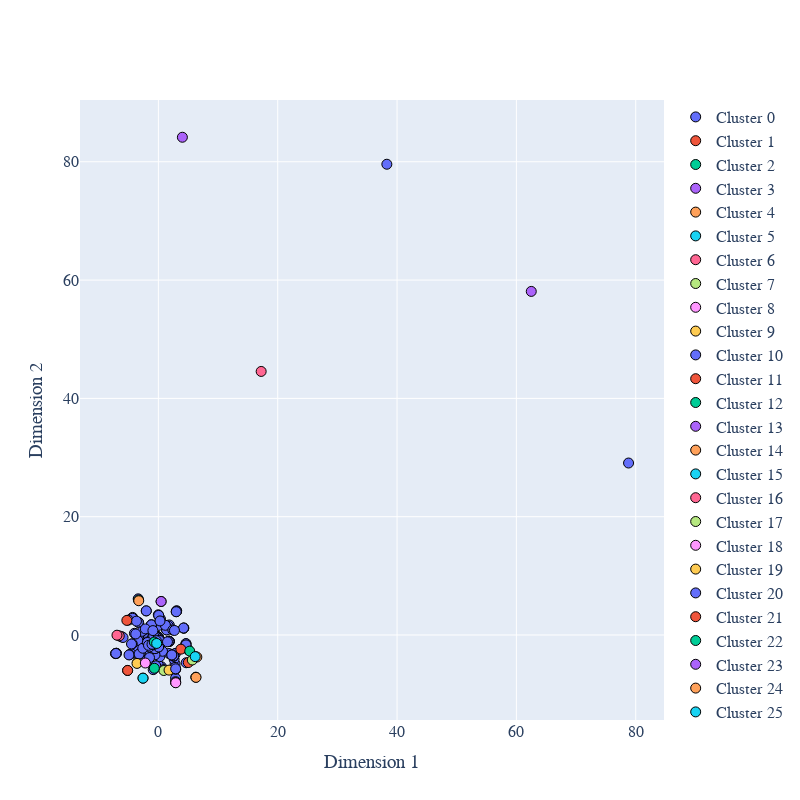

This figure's notebook cell:
### Markdown cell above
### Mean Shift TSNE

### Code cell
from sklearn.manifold import TSNE

#plotly imports
import plotly as py
import plotly.express as px
import plotly.graph_objs as go
from plotly.offline import download_plotlyjs, init_notebook_mode, plot, iplot

plotX = X.copy()

#plotly imports
import plotly as py
import plotly.express as px
import plotly.graph_objs as go
from plotly.offline import download_plotlyjs, init_notebook_mode, plot, iplot

# TSNE import
from sklearn.manifold import TSNE

#T-SNE with two principal components
TSNE_2d = TSNE(n_components=2, init='random')

clusters = ml_df['cluster_labels']
PCs_2d = pd.DataFrame(TSNE_2d.fit_transform(plotX))
PCs_2d.columns = ["PC1_2d", "PC2_2d"]
plotX['clusters'] = clusters
plotX['PC1_2d'] = PCs_2d['PC1_2d']
plotX['PC2_2d'] = PCs_2d['PC2_2d']

uniq_clusters = plotX['clusters'].unique()
uniqs = uniq_clusters.tolist()
uniqs.sort()

traces = []

for cluster in uniqs:
    cluster_data = plotX[plotX['clusters'] == cluster]

    #trace1 is for 'Cluster 0'
    trace = go.Scatter(
                        x = cluster_data["PC1_2d"],
                        y = cluster_data["PC2_2d"],
                        mode = "markers",
                        name = "Cluster " + str(cluster),
                        marker = dict(size = 10, line=dict(width=1,color='Black')),
                        text = None)

    traces.append(trace)



layout = dict(xaxis= dict(title= 'Dimension 1',zeroline= False),
              yaxis= dict(title= 'Dimension 2',zeroline= False),
              font_family="Arial",
              font = dict(size=16),
              width=800,
              height=800
             )

fig = dict(data = traces, layout = layout)

iplot(fig)

### Figure 1 — Plotly figure (JSON) as saved in the notebook; plotly's stock layout.template omitted (floating-point values rounded to 4 significant figures; data arrays with more than 128 entries replaced by an {"elided": "..."} marker saying what was removed)
{"data": [{"marker": {"line": {"color": "Black", "width": 1}, "size": 10}, "mode": "markers", "name": "Cluster 0", "type": "scatter", "x": {"elided": "162 float values"}, "y": {"elided": "162 float values"}}, {"marker": {"line": {"color": "Black", "width": 1}, "size": 10}, "mode": "markers", "name": "Cluster 1", "type": "scatter", "x": [-5.157, -5.157], "y": [-5.993, -5.993]}, {"marker": {"line": {"color": "Black", "width": 1}, "size": 10}, "mode": "markers", "name": "Cluster 2", "type": "scatter", "x": [-3.332], "y": [5.924]}, {"marker": {"line": {"color": "Black", "width": 1}, "size": 10}, "mode": "markers", "name": "Cluster 3", "type": "scatter", "x": [62.49], "y": [58.08]}, {"marker": {"line": {"color": "Black", "width": 1}, "size": 10}, "mode": "markers", "name": "Cluster 4", "type": "scatter", "x": [-3.294], "y": [5.791]}, {"marker": {"line": {"color": "Black", "width": 1}, "size": 10}, "mode": "markers", "name": "Cluster 5", "type": "scatter", "x": [2.888], "y": [-7.894]}, {"marker": {"line": {"color": "Black", "width": 1}, "size": 10}, "mode": "markers", "name": "Cluster 6", "type": "scatter", "x": [-6.562], "y": [-0.1453]}, {"marker": {"line": {"color": "Black", "width": 1}, "size": 10}, "mode": "markers", "name": "Cluster 7", "type": "scatter", "x": [6.265], "y": [-7.129]}, {"marker": {"line": {"color": "Black", "width": 1}, "size": 10}, "mode": "markers", "name": "Cluster 8", "type": "scatter", "x": [0.4533], "y": [5.665]}, {"marker": {"line": {"color": "Black", "width": 1}, "size": 10}, "mode": "markers", "name": "Cluster 9", "type": "scatter", "x": [-3.588], "y": [-4.803]}, {"marker": {"line": {"color": "Black", "width": 1}, "size": 10}, "mode": "markers", "name": "Cluster 10", "type": "scatter", "x": [-0.8717], "y": [-5.855]}, {"marker": {"line": {"color": "Black", "width": 1}, "size": 10}, "mode": "markers", "name": "Cluster 11", "type": "scatter", "x": [5.016], "y": [-4.66]}, {"marker": {"line": {"color": "Black", "width": 1}, "size": 10}, "mode": "markers", "name": "Cluster 12", "type": "scatter", "x": [-0.693], "y": [-1.19]}, {"marker": {"line": {"color": "Black", "width": 1}, "size": 10}, "mode": "markers", "name": "Cluster 13", "type": "scatter", "x": [2.906], "y": [-5.798]}, {"marker": {"line": {"color": "Black", "width": 1}, "size": 10}, "mode": "markers", "name": "Cluster 14", "type": "scatter", "x": [-2.576], "y": [-7.299]}, {"marker": {"line": {"color": "Black", "width": 1}, "size": 10}, "mode": "markers", "name": "Cluster 15", "type": "scatter", "x": [-2.578], "y": [-7.297]}, {"marker": {"line": {"color": "Black", "width": 1}, "size": 10}, "mode": "markers", "name": "Cluster 16", "type": "scatter", "x": [17.22], "y": [44.56]}, {"marker": {"line": {"color": "Black", "width": 1}, "size": 10}, "mode": "markers", "name": "Cluster 17", "type": "scatter", "x": [0.9098], "y": [-6.003]}, {"marker": {"line": {"color": "Black", "width": 1}, "size": 10}, "mode": "markers", "name": "Cluster 18", "type": "scatter", "x": [-2.188], "y": [-4.735]}, {"marker": {"line": {"color": "Black", "width": 1}, "size": 10}, "mode": "markers", "name": "Cluster 19", "type": "scatter", "x": [6.229], "y": [-3.69]}, {"marker": {"line": {"color": "Black", "width": 1}, "size": 10}, "mode": "markers", "name": "Cluster 20", "type": "scatter", "x": [2.779], "y": [-5.478]}, {"marker": {"line": {"color": "Black", "width": 1}, "size": 10}, "mode": "markers", "name": "Cluster 21", "type": "scatter", "x": [-5.288], "y": [2.467]}, {"marker": {"line": {"color": "Black", "width": 1}, "size": 10}, "mode": "markers", "name": "Cluster 22", "type": "scatter", "x": [-0.6792], "y": [-5.625]}, {"marker": {"line": {"color": "Black", "width": 1}, "size": 10}, "mode": "markers", "name": "Cluster 23", "type": "scatter", "x": [4.021], "y": [84.15]}, {"marker": {"line": {"color": "Black", "width": 1}, "size": 10}, "mode": "markers", "name": "Cluster 24", "type": "scatter", "x": [6.442], "y": [-3.728]}, {"marker": {"line": {"color": "Black", "width": 1}, "size": 10}, "mode": "markers", "name": "Cluster 25", "type": "scatter", "x": [-0.2908], "y": [-1.426]}, {"marker": {"line": {"color": "Black", "width": 1}, "size": 10}, "mode": "markers", "name": "Cluster 26", "type": "scatter", "x": [2.883], "y": [-8.037]}, {"marker": {"line": {"color": "Black", "width": 1}, "size": 10}, "mode": "markers", "name": "Cluster 27", "type": "scatter", "x": [5.684], "y": [-4.227]}, {"marker": {"line": {"color": "Black", "width": 1}, "size": 10}, "mode": "markers", "name": "Cluster 28", "type": "scatter", "x": [2.907], "y": [-8.072]}, {"marker": {"line": {"color": "Black", "width": 1}, "size": 10}, "mode": "markers", "name": "Cluster 29", "type": "scatter", "x": [1.785], "y": [-5.936]}, {"marker": {"line": {"color": "Black", "width": 1}, "size": 10}, "mode": "markers", "name": "Cluster 30", "type": "scatter", "x": [2.891], "y": [-5.718]}, {"marker": {"line": {"color": "Black", "width": 1}, "size": 10}, "mode": "markers", "name": "Cluster 31", "type": "scatter", "x": [3.763], "y": [-2.396]}, {"marker": {"line": {"color": "Black", "width": 1}, "size": 10}, "mode": "markers", "name": "Cluster 32", "type": "scatter", "x": [5.253], "y": [-2.722]}, {"marker": {"line": {"color": "Black", "width": 1}, "size": 10}, "mode": "markers", "name": "Cluster 33", "type": "scatter", "x": [0.4558], "y": [5.666]}, {"marker": {"line": {"color": "Black", "width": 1}, "size": 10}, "mode": "markers", "name": "Cluster 34", "type": "scatter", "x": [6.303], "y": [-7.164]}, {"marker": {"line": {"color": "Black", "width": 1}, "size": 10}, "mode": "markers", "name": "Cluster 35", "type": "scatter", "x": [6.172], "y": [-3.657]}, {"marker": {"line": {"color": "Black", "width": 1}, "size": 10}, "mode": "markers", "name": "Cluster 36", "type": "scatter", "x": [-6.941], "y": [-0.03299]}], "layout": {"font": {"family": "Arial", "size": 16}, "height": 800, "width": 800, "xaxis": {"title": {"text": "Dimension 1"}, "zeroline": false}, "yaxis": {"title": {"text": "Dimension 2"}, "zeroline": false}}}
